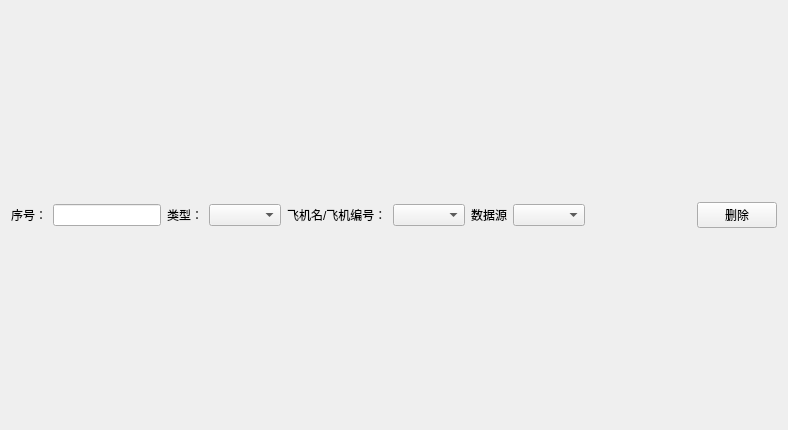
<?xml version="1.0" encoding="UTF-8"?>
<ui version="4.0">
 <class>MissionAllConfigSingle</class>
 <widget class="QWidget" name="MissionAllConfigSingle">
  <property name="geometry">
   <rect>
    <x>0</x>
    <y>0</y>
    <width>788</width>
    <height>430</height>
   </rect>
  </property>
  <property name="windowTitle">
   <string>Form</string>
  </property>
  <layout class="QHBoxLayout" name="horizontalLayout">
   <item>
    <widget class="QLabel" name="label">
     <property name="text">
      <string>序号：</string>
     </property>
    </widget>
   </item>
   <item>
    <widget class="QLineEdit" name="lineEdit"/>
   </item>
   <item>
    <widget class="QLabel" name="label_3">
     <property name="text">
      <string>类型：</string>
     </property>
    </widget>
   </item>
   <item>
    <widget class="QComboBox" name="comboBox"/>
   </item>
   <item>
    <widget class="QLabel" name="label_4">
     <property name="text">
      <string>飞机名/飞机编号：</string>
     </property>
    </widget>
   </item>
   <item>
    <widget class="QComboBox" name="comboBox_2"/>
   </item>
   <item>
    <widget class="QLabel" name="label_5">
     <property name="text">
      <string>数据源</string>
     </property>
    </widget>
   </item>
   <item>
    <widget class="QComboBox" name="comboBox_3"/>
   </item>
   <item>
    <spacer name="horizontalSpacer">
     <property name="orientation">
      <enum>Qt::Horizontal</enum>
     </property>
     <property name="sizeHint" stdset="0">
      <size>
       <width>40</width>
       <height>20</height>
      </size>
     </property>
    </spacer>
   </item>
   <item>
    <widget class="QPushButton" name="pushButton">
     <property name="minimumSize">
      <size>
       <width>35</width>
       <height>35</height>
      </size>
     </property>
     <property name="maximumSize">
      <size>
       <width>35</width>
       <height>35</height>
      </size>
     </property>
     <property name="styleSheet">
      <string notr="true">border:0px;
background-color: rgba(255, 255, 255, 0);
border-image: url(:/image/begin.png);</string>
     </property>
     <property name="text">
      <string/>
     </property>
    </widget>
   </item>
   <item>
    <widget class="QPushButton" name="pushButton_2">
     <property name="text">
      <string>删除</string>
     </property>
    </widget>
   </item>
  </layout>
 </widget>
 <resources/>
 <connections/>
</ui>
